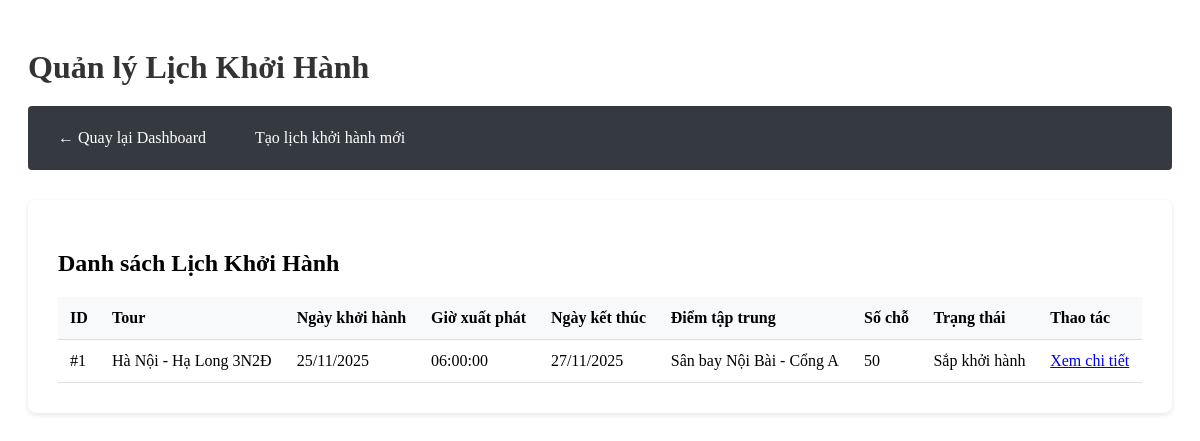
Screenshot of /index.php?act=lichKhoiHanh/index (signed in) with the database file from the repository.
### tables this page shows
CREATE TABLE lich_khoi_hanh (
  id INT PRIMARY KEY AUTO_INCREMENT,
  tour_id INT,
  ngay_khoi_hanh DATE,
  gio_xuat_phat TIME NULL,
  ngay_ket_thuc DATE,
  gio_ket_thuc TIME NULL,
  diem_tap_trung VARCHAR(255),
  so_cho INT DEFAULT 50,
  hdv_id INT,
  trang_thai ENUM('SapKhoiHanh','DangChay','HoanThanh'),
  ghi_chu TEXT NULL,
  FOREIGN KEY (tour_id) REFERENCES tour(tour_id),
  FOREIGN KEY (hdv_id) REFERENCES nhan_su(nhan_su_id)
);

CREATE TABLE tour (
  tour_id INT PRIMARY KEY AUTO_INCREMENT,
  ten_tour VARCHAR(255),
  loai_tour ENUM('TrongNuoc','QuocTe','TheoYeuCau'),
  mo_ta TEXT,
  gia_co_ban DECIMAL(15,2),
  chinh_sach TEXT,
  id_nha_cung_cap INT,
  tao_boi INT,
  trang_thai ENUM('HoatDong','TamDung','HetHan') DEFAULT 'HoatDong',
  FOREIGN KEY (id_nha_cung_cap) REFERENCES nha_cung_cap(id_nha_cung_cap),
  FOREIGN KEY (tao_boi) REFERENCES nguoi_dung(id)
);

### controllers/LichKhoiHanhController.php (called while the page is built, shortened)
<?php
require_once 'models/LichKhoiHanh.php';
class LichKhoiHanhController {
    private $lichKhoiHanhModel;
    public function __construct() {
        $this->lichKhoiHanhModel = new LichKhoiHanh();
    }
    public function index() {
        $lichKhoiHanhList = $this->lichKhoiHanhModel->getAll();
        require 'views/admin/quan_ly_lich_khoi_hanh.php';
    }
}

### commons/env.php (called while the page is built, shortened)
<?php
function getPDOConnection() {
    try {
        $conn = new PDO(
            "mysql:host=" . DB_HOST . ";port=" . DB_PORT . ";dbname=" . DB_NAME . ";charset=utf8mb4",
            DB_USERNAME,
            DB_PASSWORD,
            [
                PDO::ATTR_ERRMODE => PDO::ERRMODE_EXCEPTION,
                PDO::ATTR_DEFAULT_FETCH_MODE => PDO::FETCH_ASSOC,
                PDO::ATTR_EMULATE_PREPARES => false
            ]
        );
        $conn->exec("SET time_zone = '+07:00'");
        return $conn;
    } catch (PDOException $e) {
        die("Kết nối thất bại: " . $e->getMessage());
    }
}

### commons/function.php (called while the page is built, shortened)
<?php
function connectDB() {
    return getPDOConnection();
}

### models/LichKhoiHanh.php (called while the page is built, shortened)
<?php
class LichKhoiHanh
{
    public $conn;
    public function __construct()
    {
        $this->conn = connectDB();
    }
    public function getAll() {
        $sql = "SELECT lk.*, t.ten_tour, t.loai_tour
                FROM lich_khoi_hanh lk
                LEFT JOIN tour t ON lk.tour_id = t.tour_id
                ORDER BY lk.ngay_khoi_hanh DESC, lk.gio_xuat_phat DESC";
        $stmt = $this->conn->prepare($sql);
        $stmt->execute();
        return $stmt->fetchAll();
    }
}

### views/admin/quan_ly_lich_khoi_hanh.php (the view, shortened to what this page needs)
<!DOCTYPE html>
<html lang="vi">
<head>
    <link rel="stylesheet" href="public/css/admin.css">
</head>
<body>
    <div class="admin-container">
        <h1>Quản lý Lịch Khởi Hành</h1>
        <nav>
            <a href="index.php?act=admin/dashboard">← Quay lại Dashboard</a>
            <a href="index.php?act=lichKhoiHanh/create">Tạo lịch khởi hành mới</a>
        </nav>
        <div class="content">
            <h2>Danh sách Lịch Khởi Hành</h2>
            <?php if (isset($lichKhoiHanhList) && !empty($lichKhoiHanhList)): ?>
                <table>
                    <thead>
                        <tr>
                            <th>ID</th>
                            <th>Tour</th>
                            <th>Ngày khởi hành</th>
                            <th>Giờ xuất phát</th>
                            <th>Ngày kết thúc</th>
                            <th>Điểm tập trung</th>
                            <th>Số chỗ</th>
                            <th>Trạng thái</th>
                            <th>Thao tác</th>
                        </tr>
                    </thead>
                    <tbody>
                        <?php foreach ($lichKhoiHanhList as $lich): ?>
                            <tr>
                                <td>#<?php echo $lich['id']; ?></td>
                                <td><?php echo htmlspecialchars($lich['ten_tour'] ?? 'N/A'); ?></td>
                                <td><?php echo $lich['ngay_khoi_hanh'] ? date('d/m/Y', strtotime($lich['ngay_khoi_hanh'])) : 'N/A'; ?></td>
                                <td><?php echo $lich['gio_xuat_phat'] ?? 'N/A'; ?></td>
                                <td><?php echo $lich['ngay_ket_thuc'] ? date('d/m/Y', strtotime($lich['ngay_ket_thuc'])) : 'N/A'; ?></td>
                                <td><?php echo htmlspecialchars($lich['diem_tap_trung'] ?? ''); ?></td>
                                <td><?php echo $lich['so_cho'] ?? 50; ?></td>
                                <td>
                                    <?php
                                    $statusLabels = [
                                        'SapKhoiHanh' => 'Sắp khởi hành',
                                        'DangChay' => 'Đang chạy',
                                        'HoanThanh' => 'Hoàn thành'
                                    ];
                                    echo $statusLabels[$lich['trang_thai']] ?? $lich['trang_thai'];
                                    ?>
                                </td>
                                <td>
                                    <a href="index.php?act=lichKhoiHanh/chiTiet&id=<?php echo $lich['id']; ?>">Xem chi tiết</a>
                                </td>
                            </tr>
                        <?php endforeach; ?>
                    </tbody>
                </table>
            <?php else: ?>
                <p>Chưa có lịch khởi hành nào.</p>
            <?php endif; ?>
        </div>
    </div>
</body>
</html>

### public/css/admin.css (style rules this page uses)
.admin-container { max-width: 1400px; margin: 0 auto; padding: 20px; }
.admin-container h1 { margin-bottom: 20px; color: #333; }
.admin-container nav { background: #343a40; padding: 15px; margin-bottom: 30px; border-radius: 4px; }
.admin-container nav a { color: white; text-decoration: none; margin-right: 15px; padding: 8px 15px; border-radius: 4px; display: inline-block; }
.content { background: white; padding: 30px; border-radius: 8px; box-shadow: 0 2px 5px rgba(0,0,0,0.1); }
table { width: 100%; border-collapse: collapse; margin-top: 20px; }
table th, table td { padding: 12px; text-align: left; border-bottom: 1px solid #ddd; }
table th { background: #f8f9fa; font-weight: bold; }

### rows the page displays
lich_khoi_hanh: id "1", tour.ten_tour "Hà Nội - Hạ Long 3N2Đ", ngay_khoi_hanh "25/11/2025", gio_xuat_phat "06:00:00", ngay_ket_thuc "27/11/2025", diem_tap_trung "Sân bay Nội Bài - Cổng A", so_cho "50", trang_thai "Sắp khởi hành"
